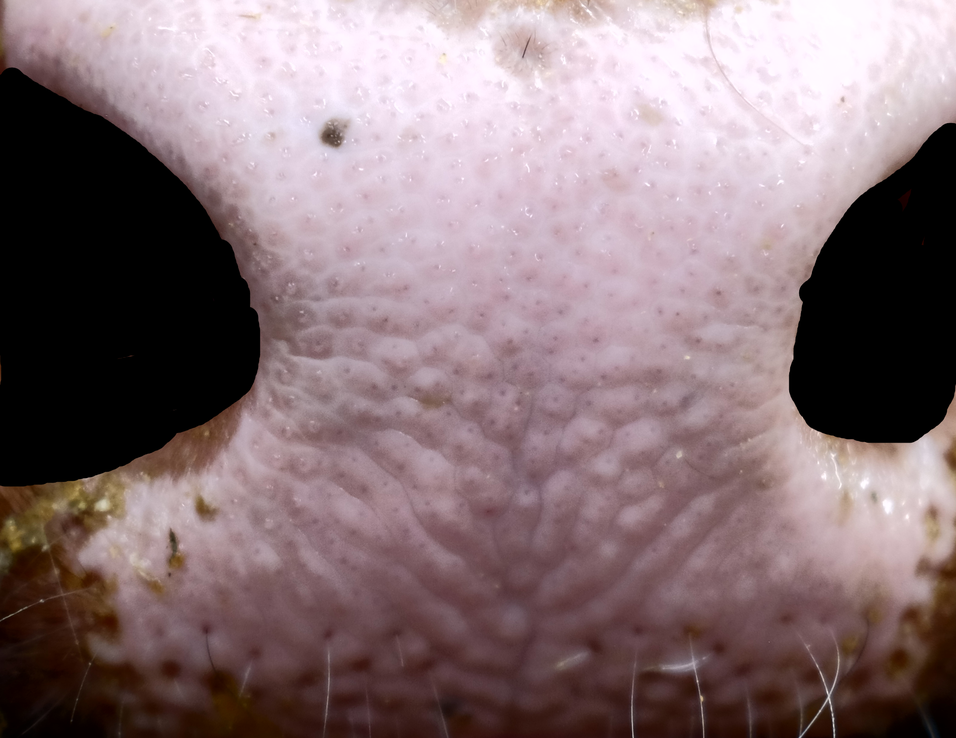
#> input picture images/testenhancednonostrils.png, 956 x 738 px, shrunk from 2104 x 1624 before the run, found by its file name
$ python custom.py
#> lines starting #> are read from the running program, lines starting #| are printed output that depends on the picture; after the words box and inside, x2 and y2 are one past the last pixel; in counts of white or black regions, pixels touching at a corner belong together
import cv2
import numpy as np

# Load the image
img = cv2.imread('images\\testenhancednonostrils.png')
#> img is the input picture: shape (738, 956, 3); mean B, G, R 118.7, 114.8, 134.9

# Define the region of interest
roi = img[150:200, 250:300]
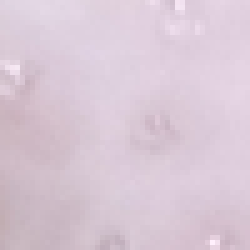
#> roi: shape (50, 50, 3) (shown 5 times larger); mean B, G, R 213.3, 200, 217.1

# Calculate the average color of the region of interest
avg_color_per_row = np.average(roi, axis=0)
#> avg_color_per_row = 50 rows, first 8: [198.5, 188.7, 207.3], [200.7, 190.3, 208.6], [202.3, 191.3, 209.3], [203.1, 192.2, 210], [202, 190.7, 208.9], [201.8, 190, 208.4], [202.8, 191.1, 209.2], [204.3, 192.4, 210.4]
avg_color = np.average(avg_color_per_row, axis=0)
#> avg_color = [213.3, 200, 217.1]
ref_pixel = np.uint8(avg_color)
#> ref_pixel = [213, 200, 217]

# Set a color difference threshold
threshold = 20

# Iterate over all the pixels in the region of interest
for i in range(roi.shape[0]):
    for j in range(roi.shape[1]):
        # Calculate the color difference between the pixel and the reference pixel
        color_diff = np.abs(np.int16(roi[i, j]) - np.int16(ref_pixel))

        # If the color difference exceeds the threshold, turn the pixel black
        if np.any(color_diff > threshold):
            roi[i, j] = [0, 0, 0]
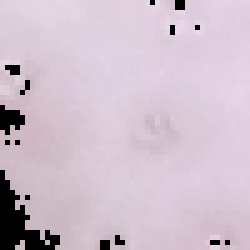
#> roi: shape (50, 50, 3) (shown 5 times larger); 5.12% of pixels changed, all inside (x1, y1, x2, y2) = (0, 0, 46, 50)

# Show the modified image
cv2.imshow('Modified Image', img)
cv2.waitKey(0)
cv2.destroyAllWindows()
